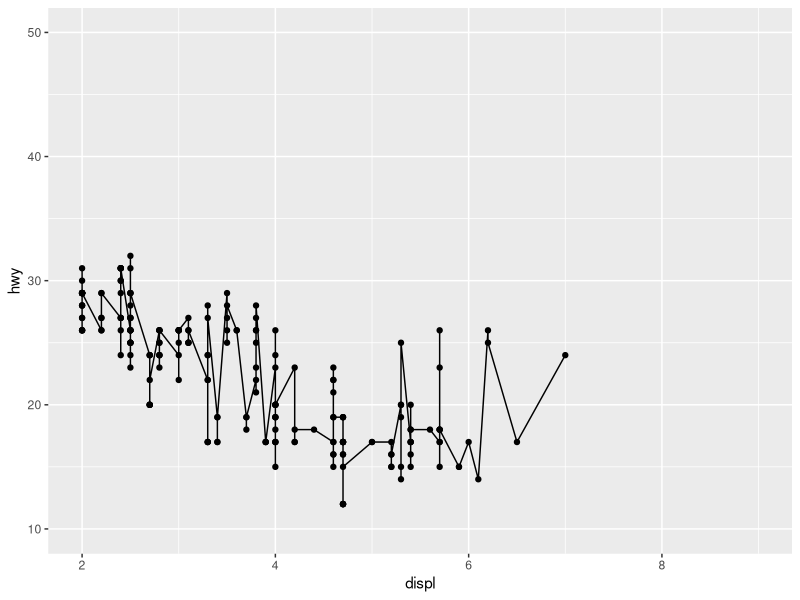
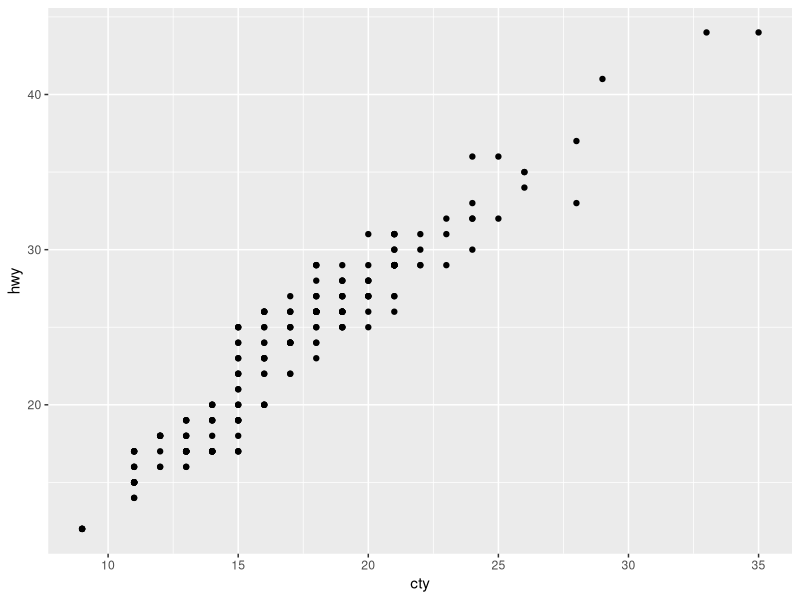
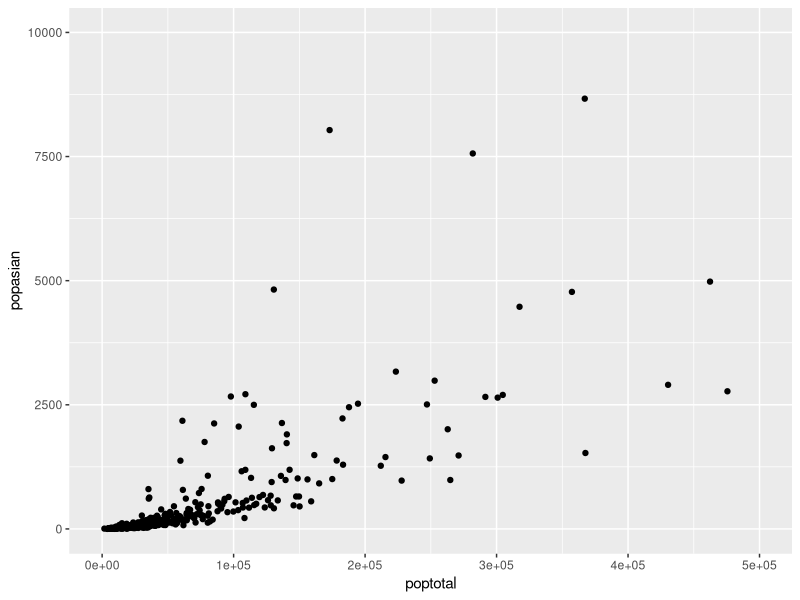

Generate these figures, in order, with R:
library(ggplot2)
#p185
#x축 : 배기량
#y축 : 고속도로 연비
#설정해주는 것 aes
#ggplot(data=mpg, aes(x=mpg$displ, y=mpg$hwy)
#geom_point() : 포인트 찍어줌
#geom_line() : 값에 연결된 라인 그려줌
#xlim, ylim은 범위 넓히기
ggplot(data=mpg, aes(x=displ, y=hwy))+geom_point()+geom_line()+ylim(10,50)+xlim(2,9)

#fname <- 'c:\rproject\mygraph.png'
#savePlot(filename = fname, type='png')



#p188
#1
ggplot(data=mpg, aes(x=cty, y=hwy))+geom_point()

#2
ggplot(data=,midwest, aes(x=poptotal, y=popasian))+geom_point()+xlim(0,500000)+ylim(0,10000)


##개인 공공디비
#st <- read.csv('open_WiFi_DB_20180328_2.csv', header = T)
#ggplot(data=,st, aes(x=st$시도, y=st$KT))+geom_point()